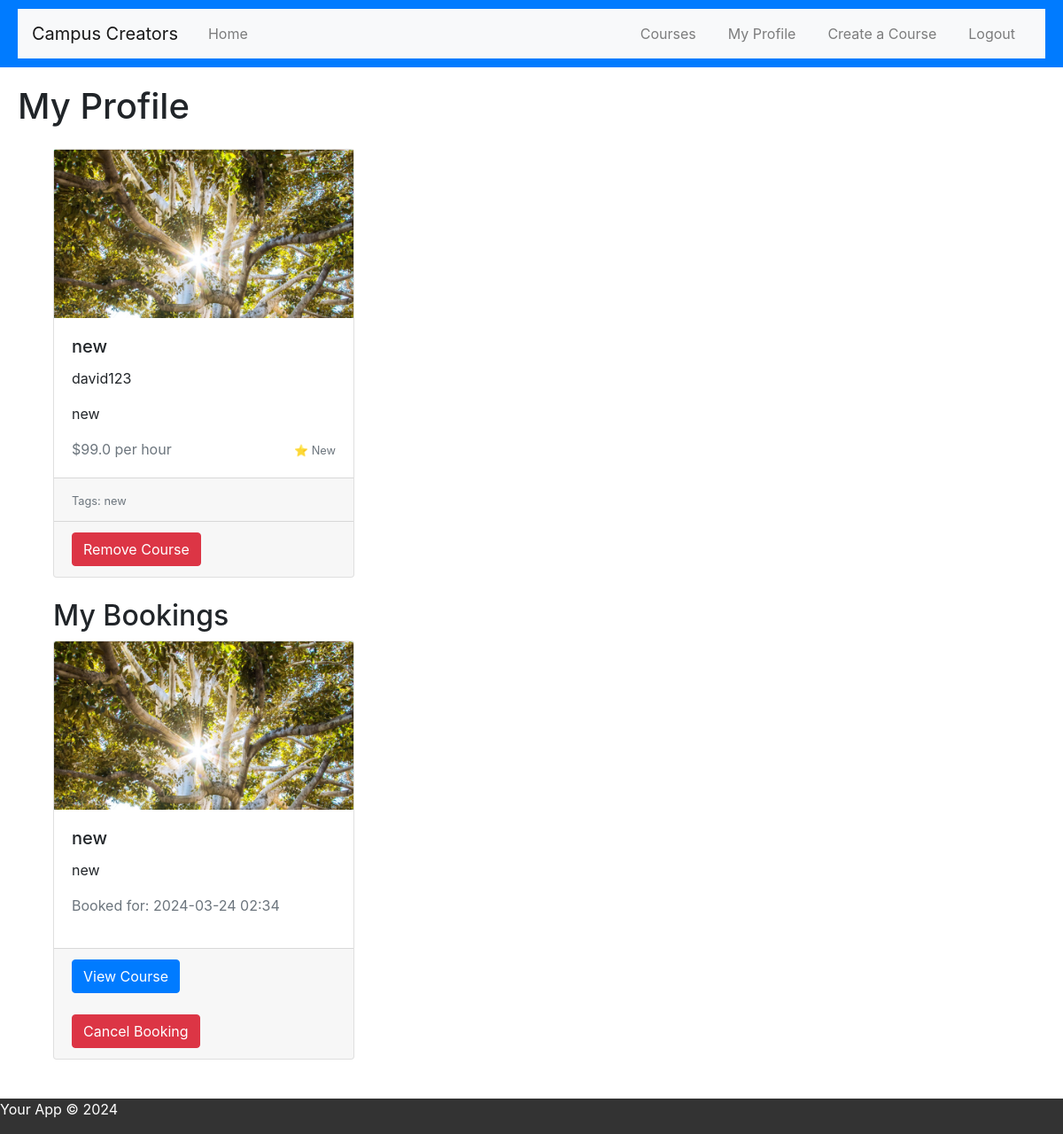
Page /my_profile (signed in) on the earlier database version.
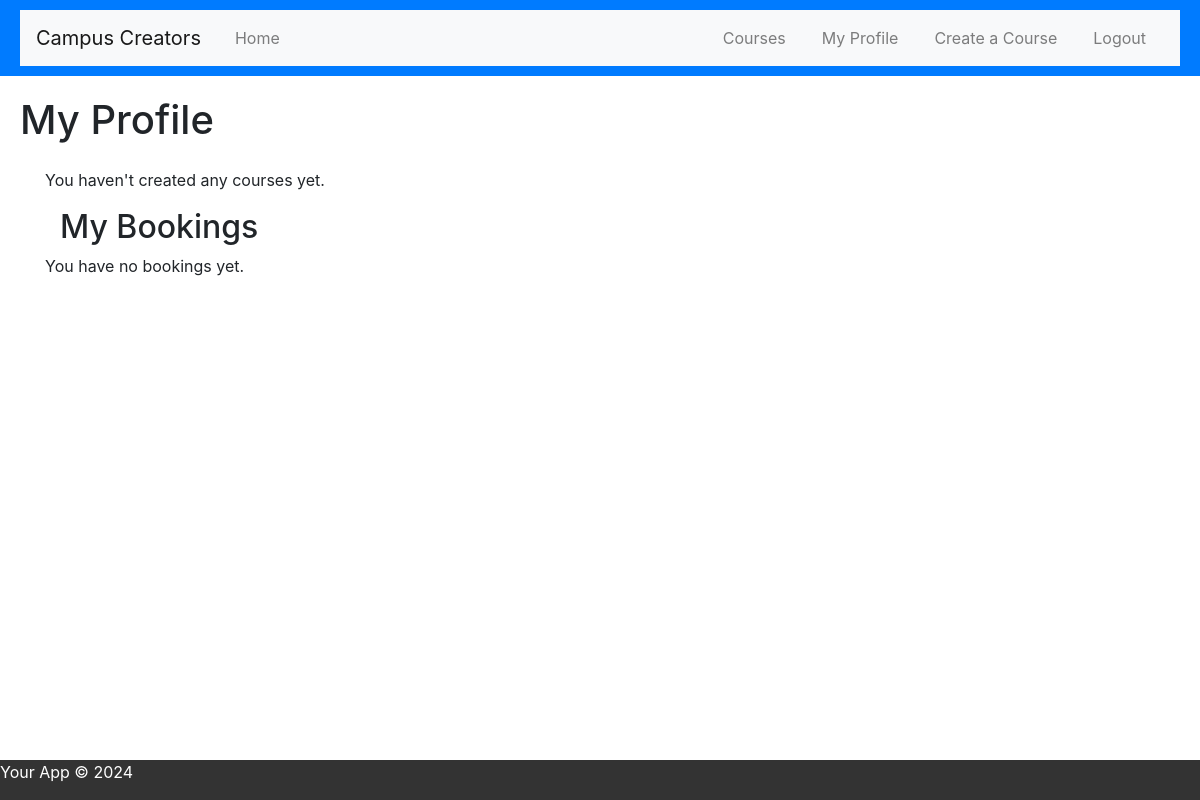
Same page on the later database version.
### app.py (models this page shows, shortened)
class Course(db.Model):
    id = db.Column(db.Integer, primary_key=True)
    title = db.Column(db.String(100), nullable=False)
    description = db.Column(db.Text, nullable=False)
    price_per_hour = db.Column(db.Float, nullable=False)
    image_url = db.Column(db.String(255))  # Assuming images are hosted elsewhere and accessed via URL
    category_tags = db.Column(db.String(255))  # Could be a comma-separated list or a relationship to another table
    rating = db.Column(db.Float)  # Average rating, possibly updated via a separate ratings model or table
    created_at = db.Column(db.DateTime, default=datetime.utcnow)
    user_id = db.Column(db.Integer, db.ForeignKey('user.id'), nullable=False)  # Linking a course to a user
    creator = relationship('User', backref='courses')  # Establishing a bidirectional relationship with the User model

class User(db.Model):
    id = db.Column(db.Integer, primary_key=True)
    username = db.Column(db.String(80), unique=True, nullable=False)
    password = db.Column(db.String(80), nullable=False)

class Booking(db.Model):
    id = db.Column(db.Integer, primary_key=True)
    user_id = db.Column(db.Integer, db.ForeignKey('user.id'), nullable=False)
    course_id = db.Column(db.Integer, db.ForeignKey('course.id'), nullable=False)
    course = db.relationship('Course', backref='bookings')  # This line establishes the relationship
    booked_on = db.Column(db.DateTime, nullable=False, default=datetime.now())

### app.py (the view)
@app.route('/my_profile')
def my_profile():
    if 'user_id' not in session:
        return redirect(url_for('login'))
    user_id = session['user_id']
    user_courses = Course.query.filter_by(user_id=user_id).all()
    user_bookings = Booking.query.options(joinedload(Booking.course)).filter_by(user_id=user_id).all()
    return render_template('my_profile.html', courses=user_courses, bookings=user_bookings)

### templates/my_profile.html (shortened to what this page needs)
{% extends 'base.html' %}
{% block content %}
<h1>My Profile</h1>
<link rel="stylesheet" href="https://stackpath.bootstrapcdn.com/bootstrap/4.3.1/css/bootstrap.min.css">
<div class="container mt-4">
   <div class="container mt-4">
    <div class="row">
        {% for course in courses %}
        <div class="col-md-4 mb-4">
            <div class="card">
                <img src="{{ url_for('static', filename=course.image_url) }}" alt="{{ course.title }}">
                <div class="card-body">
                    <h5 class="card-title">{{ course.title }}</h5>
                    <p class="card-text">{{ course.creator.username }}</p>
                    <p class="card-text">{{ course.description }}</p>
                    <div class="d-flex justify-content-between align-items-center">
                        <span class="text-muted">${{ course.price_per_hour }} per hour</span>
                        <div>
                            <small class="text-muted">⭐️ {{ course.rating or 'New' }}</small>
                        </div>
                    </div>
                </div>
                <div class="card-footer">
                    <small class="text-muted">Tags: {{ course.category_tags }}</small>
                </div>
                <div class="card-footer mt-auto">
                    <form action="{{ url_for('delete_course', course_id=course.id) }}" method="POST">
                        <button type="submit" class="btn btn-danger">Remove Course</button>
                    </form>
                </div>
            </div>
        </div>
        {% else %}
        <p>You haven't created any courses yet.</p>
        {% endfor %}
    </div>
     <h2>My Bookings</h2>
    <div class="row">
        {% for booking in bookings %}
        <div class="col-md-4 mb-4">
            <div class="card">
                <img src="{{ url_for('static', filename=booking.course.image_url) }}" class="card-img-top" alt="{{ booking.course.title }}">
                <div class="card-body">
                    <h5 class="card-title">{{ booking.course.title }}</h5>
                    <p class="card-text">{{ booking.course.description }}</p>
                    <p class="text-muted">Booked for: {{ booking.booked_on.strftime('%Y-%m-%d %H:%M') }}</p>
                </div>
                <div class="card-footer">
                    <a href="{{ url_for('course_details', course_id=booking.course.id) }}" class="btn btn-primary">View Course</a>
                    <form action="{{ url_for('cancel_booking', booking_id=booking.id) }}" method="post" onsubmit="return confirm('Are you sure you want to cancel this booking?');">
                        <br> <button type="submit" class="btn btn-danger">Cancel Booking</button>
                    </form>
                </div>
            </div>
        </div>
        {% else %}
        <p>You have no bookings yet.</p>
        {% endfor %}
    </div>
</div>
{% endblock %}

Differences in the rows shown:
removed Course: image_url (picture), title "new", creator.username "david123", description "new", price_per_hour "99.0", rating "New", category_tags "new"
removed Booking: image_url (picture), course "new", course.description "new", booked_on "2024-03-24 02:34"
Other differences:
text now shown: "You haven't created any courses yet. You have no bookings yet."
